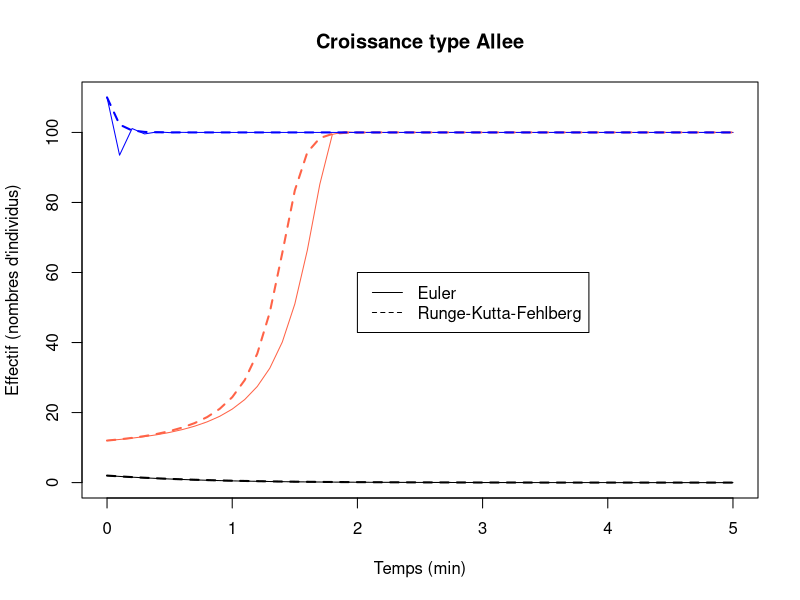

This figure's R source:
# script simulation equation effet allee 
# L3 Dyn Pop pour informaticien
# encodage: utf-8
# faire le ménage
rm(list=ls())
# paramètres:
r = 1.5
K = 100
E = 10
T = 5
dt= 0.1
lesT = seq(0, T, by = dt)
N0 = 2
popT = rep(0, length(lesT))
popT[1] = N0
# implémentation méthode d'Euler
for (i in 2:length(lesT)) {
  popT[i] = popT[i-1] + dt*r*popT[i-1]*(1-popT[i-1]/K)*(popT[i-1]/E - 1)
}
plot(popT ~ lesT, type="l", ylim=c(0, K+10), main="Croissance type Allee",
     xlab="Temps (min)", ylab="Effectif (nombres d'individus)")
# ajouter une dynamique avec N0 > E
N0 = 12
popT[1] = N0
# implémentation méthode d'Euler
for (i in 2:length(lesT)) {
  popT[i] = popT[i-1] + dt*r*popT[i-1]*(1-popT[i-1]/K)*(popT[i-1]/E - 1)
}
lines(popT ~ lesT, col="tomato")
# ajouter une dynamique avec N0 > K
N0 = K+10
popT[1] = N0
# implémentation méthode d'Euler
for (i in 2:length(lesT)) {
  popT[i] = popT[i-1] + dt*r*popT[i-1]*(1-popT[i-1]/K)*(popT[i-1]/E - 1)
}
lines(popT ~ lesT, col="blue")

# la méthode d'Euler n'est ni précis ni efficace
# utilisons une méthode type Runge-Kutta Fehlberg
library(deSolve) # install.packages("deSolve", dependencies=T)
help(ode)
allee = function(t, x, paras) {
  # parametres: (rr, EE, KK) 
  rr = paras[1]
  EE = paras[2]
  KK = paras[3]
  dNdt = rr*x*(1-x/KK)*(x/EE-1)
  return(list(dNdt))
}
# format ode(conditioninitiale, vecteursT, func, paras)
solution = ode(y=12, times = lesT, func=allee, parms=c(r, E, K))
lines(solution[,2] ~ solution[,1], col="tomato", lty='dashed', lwd=2)

solution = ode(y=2, times = lesT, func=allee, parms=c(r, E, K))
lines(solution[,2] ~ solution[,1], col="black", lty='dashed', lwd=2)

solution = ode(y=K+10, times = lesT, func=allee, parms=c(r, E, K))
lines(solution[,2] ~ solution[,1], col="blue", lty='dashed', lwd=2)
legend(2,60, legend=c("Euler","Runge-Kutta-Fehlberg"), 
       lty=c("solid", "dashed"), col=c("black","black"))
